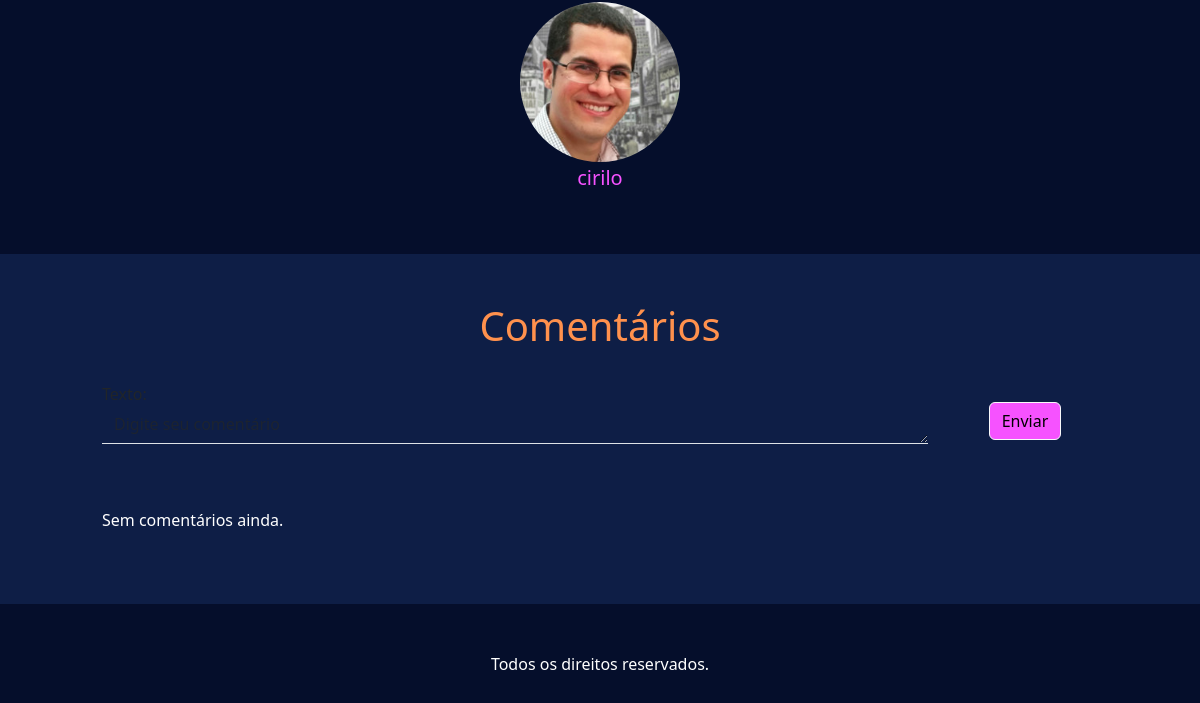
Before: /post/1/ (lower part) with the older database file.
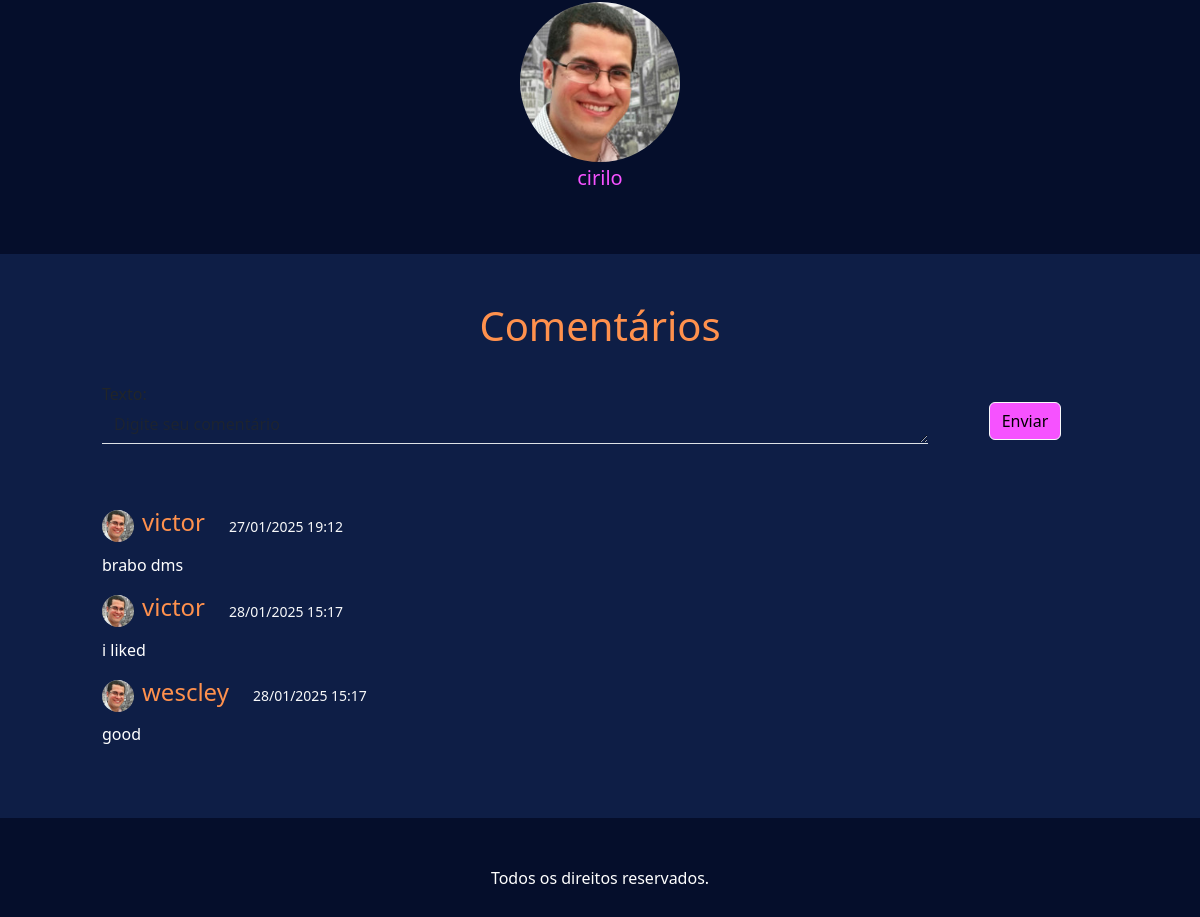
After: the same page with the newer database file.
### users/models.py (models this page shows, shortened)
class Profile(models.Model):
    user = models.OneToOneField(User, on_delete=models.CASCADE, related_name="profile")
    avatar = models.ImageField(blank=True, null=True)
    primeiro_nome = models.CharField(max_length=50, blank=True)
    ultimo_sobrenome = models.CharField(max_length=50, blank=True)

class User(AbstractUser):
    vinculo = models.ForeignKey(Vinculo, on_delete=models.CASCADE, null=True, blank=True)
    curso = models.ForeignKey(Curso, on_delete=models.CASCADE, null=True)

### ppi/models.py (models this page shows, shortened)
class Comentario(models.Model):
    usuario = models.ForeignKey(Profile, on_delete=models.CASCADE)
    projeto = models.ForeignKey(Projeto, on_delete=models.CASCADE, related_name="comentarios",null=True)
    texto =  models.TextField(max_length=1000)
    criado_em = models.DateTimeField(auto_now_add=True)

### ppi/views.py (the view)
# urls.py: path("post/<int:id>/", views.post, name = "post"),
def post(request, id):
    projeto = get_object_or_404(Projeto, id=id)
    comentarios = projeto.comentarios.all()
    if request.method == "POST":
        form = ComentarioForm(request.POST)
        if form.is_valid():
            comentario = form.save(commit=False)
            comentario.usuario = request.user.profile
            comentario.projeto = projeto
            comentario.save()
            return redirect('post', id=projeto.id)
    else:
        form = ComentarioForm()
    context = {
        'projeto': projeto,
        'comentarios': comentarios,
        'form': form
    }
    return render(request, "post.html", context)

### ppi/forms.py
class ComentarioForm(forms.ModelForm):
    class Meta:
        model = Comentario
        fields = ['texto']
    def __init__(self, *args, **kwargs):
        super().__init__(*args, **kwargs)
        self.fields['texto'].widget.attrs.update({
            'class': 'form-control mb-2 bg-transparent border-0 rounded-0 border-bottom text-white',
            'placeholder': 'Digite seu comentário',
            'rows': '1',
            'required': 'true'
        })

### ppi/context_processors.py (called while the page is built)
def cursos(request):
    return {
        "cursos" : Curso.objects.all,
    }

### ppi/templates/post.html (shortened to what this page needs)
{% extends "base.html" %}
{% load static %}
{% block conteudo %}
<div class="container-fluid py-5">
    <div class="container container">
        <div class="d-flex flex-wrap justify-content-evenly align-items-center py-2">
            {% for orientador in projeto.componentes.all %}
            {% if orientador.user.vinculo_id == 2 %}
            <a href="{% url 'verperfil' %}" style="text-decoration: none;">
                <div>
                    <img src="{% if orientador.avatar %} {{orientador.avatar.url}} {% else %} {% static 'imgs/usericn.jpg' %}{% endif %}" style="max-width: 10rem;" class="rounded-circle" alt="...">
                    <h5 class="text-center roxinho mt-1">{{orientador.user.username}}</h5>
                </div>
            </a>
            {% endif %}
            {% endfor %}
        </div>
    </div>
</div>
<div class="container-fluid blueback py-5">
    <div class="container custom-container">
        <h1 class="laranja text-center">Comentários</h1>
        <div class="py-2 mt-4">
            <form method="post">
                <div class="row">
                    <div class="col-10">
                        {{form.as_p}}
                    </div>
                    <div class="col-2 d-flex">
                        <button type="submit" class="btn btn-light m-auto fundo-roxinho">Enviar</button>
                    </div>
                </div>
            </form>
            <div class="w-100 pt-5">
                {% for comentario in projeto.comentarios.all %}
                <div class="d-flex align-items-center">
                    <div class="d-flex align-items-center">
                        <img src="
                        {% if comentario.usuario.avatar %}
                            {{comentario.usuario.avatar.url}} {% else %} {% static 'imgs/usericn.jpg' %}
                        {% endif %}" class="rounded-circle"
                        style="max-width: 2rem;" alt="{{comentario.usuario.user.username}}">
                        <h4 class="laranja ms-2">
                            {{ comentario.usuario.user.username }}
                        </h4>
                    </div>
                    <small class="text-light ms-4 fw-light">
                        {{ comentario.criado_em|date:"d/m/Y H:i" }}
                    </small>
                </div>
                <p class="mt-2 mb-3 text-white">
                    {{ comentario.texto }}
                </p>
                {% empty %}
                    <p class="text-white">
                        Sem comentários ainda.
                    </p>
                {% endfor %}
            </div>
        </div>
    </div>
</div>
{% endblock conteudo %}

Changed rows visible on the page:
added Comentario: usuario.avatar (picture), usuario.user.username "victor", criado_em "27/01/2025 19:12", texto "brabo dms"
added Comentario: usuario.avatar (picture), usuario.user.username "victor", criado_em "28/01/2025 15:17", texto "i liked"
added Comentario: usuario.avatar (picture), usuario.user.username "wescley", criado_em "28/01/2025 15:17", texto "good"
Other visible differences:
text no longer shown: "Sem comentários ainda."
